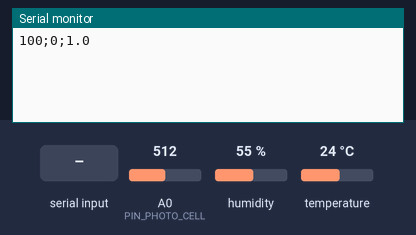
Simulated run of this sketch. Board: Arduino Uno, built with avr-gcc and run on an emulated ATmega328P. Parts: the last lines printed to the serial monitor. Inputs (shaded band) come from the test bench; at power-on: A0 (PIN_PHOTO_CELL) = 512, humidity 55 %, temperature 24 °C.

Above: at 1.2 s.
1.3 s: "90,45\n" received over Serial
At 3.5 s:
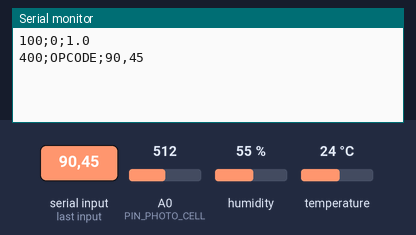
3.8 s: "0\n" received over Serial
At 5.3 s:
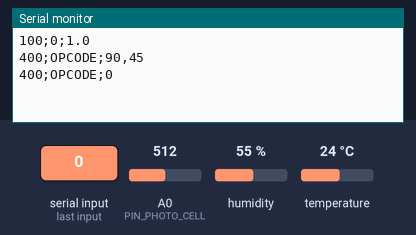

Measured:
- after the input at 1.3 s, the serial monitor: prints a new line after 1.0 s (image 1)
- after the input at 3.8 s, the serial monitor: prints a new line after 1.0 s (image 2)

The sketch:

ElectricCounter+DHT+RF433.ino
```cpp
#include <Arduilink.h>
#include <dht.h>
#include <RCSwitch.h>

// Sonde DHT
#define PIN_DHT 7
#define DHT_UPDATE_DELAY 10000

// Capteur de luminosité (impulsions conso EDF)
#define PIN_PHOTO_CELL A0
#define FLASH_DELTA_SENSIBILITY 250
#define FLASH_DELTA_DELAY 100

// Capteur RF 433
#define INT_433_SENSOR 0 // Pour l'interruption sur pin #2
#define PIN_433_EMITTER 10 // Pin de l'emetteur RF 433 Mhz

// ## -- Fin de la configuration -- ##

// Sensor RF 433Mhz
RCSwitch rf433read = RCSwitch();
RCSwitch rf433write = RCSwitch();
// Arduilink
Arduilink lnk = Arduilink(0);
// DHT Sensor
dht DHT;

//
void sendRf433(const char* msg) {
  long data = String(msg).toInt();
  if (data > 0)
  {
    // Send to RF 433Mhz emitter
    rf433write.send(data, 32);
    //rf433write.switchOn("11111", "00010"); // DIP
    //rf433write.send(5393, 24); // Decimal
    //rf433write.send("000000000001010100010001"); // Binary
    //rf433write.sendTriState("00000FFF0FF0"); // Tri-state code
  }
}

void setup()
{
  // Add sensors
  lnk.addSensor(1, S_INFO | S_HIT, "Compteur EDF", "Wh/min")->verbose = true;
  lnk.addSensor(2, S_INFO, "Temperature", "C");
  lnk.addSensor(3, S_INFO, "Humidite", "%");
  lnk.addSensor(4, S_INFO, "RF433", "opcode", sendRf433)->verbose = true;

  // Enable RF 433
  rf433read.enableReceive(INT_433_SENSOR);
  rf433read.setPulseLength(321);
  rf433write.enableTransmit(PIN_433_EMITTER);
  rf433write.setPulseLength(320);
  rf433write.setProtocol(2);

  Serial.begin(9600);
  while (!Serial) {
    ; // wait for serial port to connect
  }
  lnk.init();
}

void loop()
{

  // Time stamp for power counter sampling
  unsigned long lastPowerHit = 0;
  // Light measure
  int lightValue = 0;
  // Sum of recorded values
  unsigned long sum = 0;
  // Time stamp for DHT sensor update
  unsigned long lastDHTupdate = 0;
  // Time stamp for electric consumption sensor update
  unsigned long lastEDFupdate = 0;
  // Current values for DHT sensor
  double currentTemperature = 0;
  double currentHumidity = 0;

  while (1)
  {

    // Ligh sensor
    if (millis() - lastPowerHit > FLASH_DELTA_DELAY) {
      long delta = lightValue - analogRead(PIN_PHOTO_CELL);
      if (delta > FLASH_DELTA_SENSIBILITY) {
        // TODO Gerer la remise à zero de millis() tous les 50 jours
        //Serial.print("Hit "); Serial.println(delta);
        sum++;
      }
      lastPowerHit = millis();
      lightValue = analogRead(PIN_PHOTO_CELL);
      //Serial.println(lightValue);
    }

    // Electric sensor update
    if (millis() - lastEDFupdate > 60000) {
      lastEDFupdate = millis();
      lnk.setValue(1, sum);
      sum = 0;
    }

    // DHT update
    if (millis() - lastDHTupdate > DHT_UPDATE_DELAY) {
      lastDHTupdate = millis();
      int chk = DHT.read11(PIN_DHT);
      if (chk != DHTLIB_OK) {
        continue; // Error
      }
      // Update sensors, if the delta is not aberant
      if (currentTemperature == 0 || abs(currentTemperature - DHT.temperature) < 5) {
        lnk.setValue(2, currentTemperature = DHT.temperature);
      }
      if (currentHumidity == 0 || abs(currentHumidity - DHT.humidity) < 5) {
        lnk.setValue(3, currentHumidity = DHT.humidity);
      }
    }

    // Read data from RF 433Mhz receiver
    if (rf433read.available())
    {
      unsigned long value = rf433read.getReceivedValue();
      if (value == 0) {
        rf433read.resetAvailable();
        continue; // Error
      }

      /*Serial.print("Value=");
      Serial.print(rf433read.getReceivedValue());
      Serial.print(" Length=");
      Serial.print(rf433read.getReceivedBitlength());
      Serial.print(" Delay=");
      Serial.print(rf433read.getReceivedDelay());
      Serial.print(" Protocol=");
      Serial.println(rf433read.getReceivedProtocol());*/

      lnk.setValue(4, value);
      rf433read.resetAvailable();
    }

    // Read inputs
    lnk.handleInput();

  }

}
```
